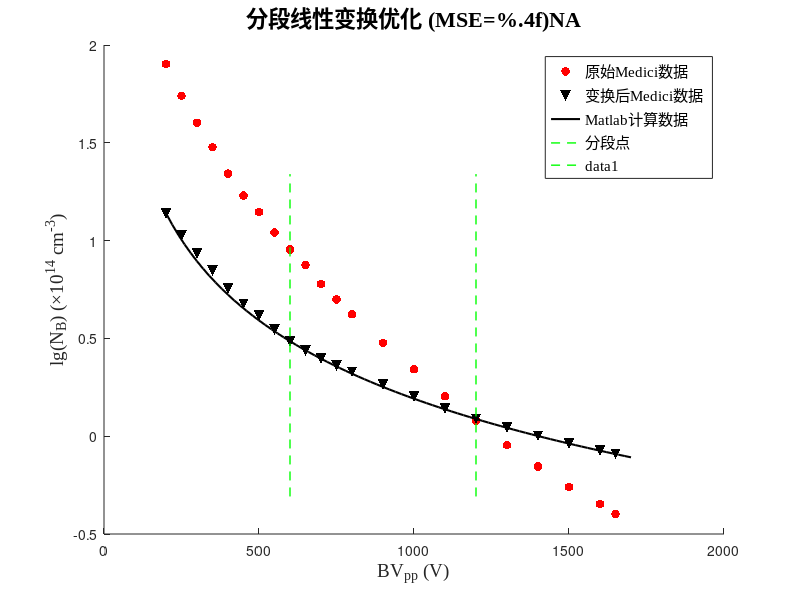
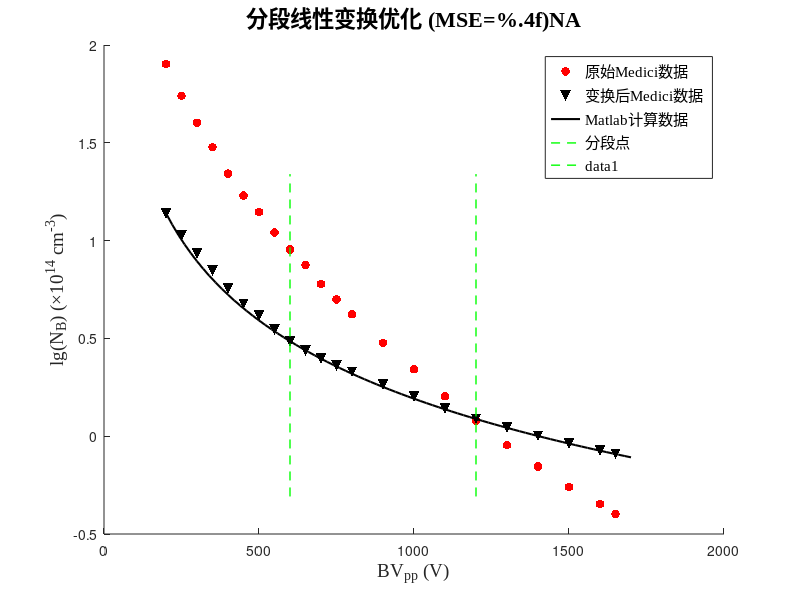
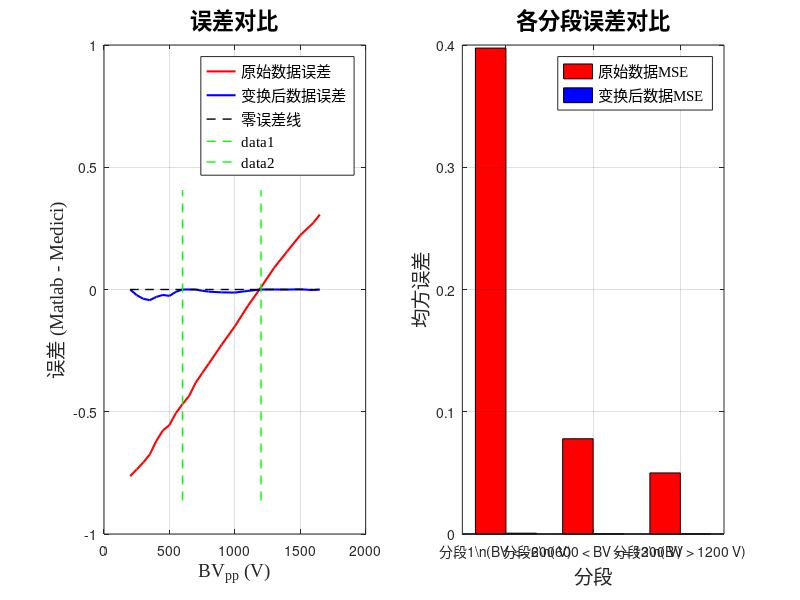

The MATLAB source for these figures, in order: (Note: this script raises an error after producing the figures.)
% 实现分段线性变换非均匀拉伸方法

%% 常量定义
global a_n b_n a_p b_p q eps0 eps_r eps_s;
a_n = 7.03e5;        % cm^-1
b_n = 1.231e6;       % V/cm
a_p = 1.582e6;       % cm^-1
b_p = 2.036e6;       % V/cm
q = 1.602e-19;       % C
eps0 = 8.854e-14;    % F/cm
eps_r = 11.7;
eps_s = eps0 * eps_r;

%% 计算电子电离系数
function an = alpha_n(E)
global a_n b_n;
E = max(E, 1e-12);
an = a_n * exp(-b_n ./ E);
end

%% 计算空穴电离系数
function ap = alpha_p(E)
global a_p b_p;
E = max(E, 1e-12);
ap = a_p * exp(-b_p ./ E);
end

%% 计算电离积分
function I = ionization_integral_for_W(W_cm, BV, grid_points)
x = linspace(0, W_cm, grid_points)';
E = 2.0 * BV * (W_cm - x) / (W_cm^2);
an = alpha_n(E);
an = an(:);
diff = an - alpha_p(E);
diff = diff(:);
S = cumtrapz(x, diff);
S = S(:);
if length(S) < length(x)
    S = [0; S];
end
S = S(1:length(an));
integrand = an .* exp(-S);
I = trapz(x, integrand);
end

%% 求解给定BV下的W
function W = solve_W_for_BV(BV, Wmin_cm, Wmax_cm, grid_points)
f = @(W) ionization_integral_for_W(W, BV, grid_points) - 1.0;
W = fzero(f, [Wmin_cm, Wmax_cm]);
end

%% 计算所有BV对应的W和N
function [BV, W_cm, N] = compute_all(BV_list, grid_points)
global eps_s q;
W_solutions = [];
N_solutions = [];

for i = 1:length(BV_list)
    current_BV = BV_list(i);
    W_fulop_um = 0.0257 * (current_BV^(7.0/6.0));
    W_guess_cm = W_fulop_um * 1e-4;
    Wmin = max(1e-6, W_guess_cm * 0.2);
        Wmax = max(Wmin*10, W_guess_cm * 4.0);
        
        try
            W = solve_W_for_BV(current_BV, Wmin, Wmax, grid_points);
        catch
            W = solve_W_for_BV(current_BV, Wmin*0.05, Wmax*20, grid_points);
        end
        
        N_val = 2.0 * eps_s * current_BV / (q * W^2);
        W_solutions = [W_solutions, W];
        N_solutions = [N_solutions, N_val];
    end
    
    BV = BV_list;
    W_cm = W_solutions;
    N = N_solutions;
end

%% 主函数
% 计算数据
grid_points = 20000;
BV_list = linspace(200, 1700, 76);
[BV_matlab, W_cm, N] = compute_all(BV_list, grid_points);
N_matlab = N / 1e14;  % 转换为×10^14 cm^-3

% 计算lgN值
lgN_matlab = log10(N_matlab);

%% 模拟Medici数据
BV_medici = [200, 250, 300, 350, 400, 450, 500, 550, 600, 650, 700, 750, 800, 900, 1000, 1100, 1200, 1300, 1400, 1500, 1600, 1650];
N_medici = [80, 55, 40, 30, 22, 17, 14, 11, 9, 7.5, 6, 5, 4.2, 3, 2.2, 1.6, 1.2, 0.9, 0.7, 0.55, 0.45, 0.4];

% 计算lgN值
lgN_medici_original = log10(N_medici);

% 创建输出目录
plot_dir = 'd:\micro_courseDesign\plot';
if ~exist(plot_dir, 'dir')
    mkdir(plot_dir);
end

%% 分段线性变换非均匀拉伸方法
fprintf('=== 分段线性变换非均匀拉伸方法 ===\n');

% 定义分段点（将BV范围分为3个区间）
break_points = [600, 1200];  % BV值的分段点

% 对Medici数据进行分段
segment1_idx = find(BV_medici <= break_points(1));
segment2_idx = find(BV_medici > break_points(1) & BV_medici <= break_points(2));
segment3_idx = find(BV_medici > break_points(2));

% 对每个分段计算Matlab数据和Medici数据的范围
% 对Matlab数据进行插值，使其与Medici数据在相同的BV点上
lgN_matlab_interp = interp1(BV_matlab, lgN_matlab, BV_medici, 'linear');

% 计算每个分段的范围
seg1_matlab_min = min(lgN_matlab_interp(segment1_idx));
seg1_matlab_max = max(lgN_matlab_interp(segment1_idx));
seg1_medici_min = min(lgN_medici_original(segment1_idx));
seg1_medici_max = max(lgN_medici_original(segment1_idx));

seg2_matlab_min = min(lgN_matlab_interp(segment2_idx));
seg2_matlab_max = max(lgN_matlab_interp(segment2_idx));
seg2_medici_min = min(lgN_medici_original(segment2_idx));
seg2_medici_max = max(lgN_medici_original(segment2_idx));

seg3_matlab_min = min(lgN_matlab_interp(segment3_idx));
seg3_matlab_max = max(lgN_matlab_interp(segment3_idx));
seg3_medici_min = min(lgN_medici_original(segment3_idx));
seg3_medici_max = max(lgN_medici_original(segment3_idx));

% 对每个分段进行线性拉伸
lgN_medici_piecewise = zeros(size(lgN_medici_original));

% 分段1: BV <= 600 V
if ~isempty(segment1_idx)
    seg1_scale = (seg1_matlab_max - seg1_matlab_min) / (seg1_medici_max - seg1_medici_min);
    lgN_medici_piecewise(segment1_idx) = (lgN_medici_original(segment1_idx) - seg1_medici_min) * seg1_scale + seg1_matlab_min;
    fprintf('分段1 (BV <= 600 V): 拉伸系数 = %.4f\n', seg1_scale);
end

% 分段2: 600 < BV <= 1200 V
if ~isempty(segment2_idx)
    seg2_scale = (seg2_matlab_max - seg2_matlab_min) / (seg2_medici_max - seg2_medici_min);
    lgN_medici_piecewise(segment2_idx) = (lgN_medici_original(segment2_idx) - seg2_medici_min) * seg2_scale + seg2_matlab_min;
    fprintf('分段2 (600 < BV <= 1200 V): 拉伸系数 = %.4f\n', seg2_scale);
end

% 分段3: BV > 1200 V
if ~isempty(segment3_idx)
    seg3_scale = (seg3_matlab_max - seg3_matlab_min) / (seg3_medici_max - seg3_medici_min);
    lgN_medici_piecewise(segment3_idx) = (lgN_medici_original(segment3_idx) - seg3_medici_min) * seg3_scale + seg3_matlab_min;
    fprintf('分段3 (BV > 1200 V): 拉伸系数 = %.4f\n', seg3_scale);
end

% 计算均方误差
lgN_medici_interp = interp1(BV_medici, lgN_medici_piecewise, BV_matlab, 'linear');
mse = mean((lgN_matlab - lgN_medici_interp).^2);
fprintf('\n分段线性变换均方误差: %.4f\n', mse);

% 绘制结果
figure('Position', [100, 100, 800, 600], 'Color', 'white');
ax = axes;
set(ax, 'YScale', 'linear');
set(ax, 'Box', 'on');
set(ax, 'XGrid', 'off');
set(ax, 'YGrid', 'off');
set(ax, 'LineWidth', 1);
set(ax, 'FontSize', 12);
set(ax, 'FontName', 'Times New Roman');

lgN_min = min([lgN_matlab, lgN_medici_piecewise]);
lgN_max = max([lgN_matlab, lgN_medici_piecewise]);
y_ticks = linspace(floor(lgN_min), ceil(lgN_max), 6);
set(ax, 'YTick', y_ticks);
set(ax, 'YLim', [floor(lgN_min) - 0.1, ceil(lgN_max) + 0.1]);
set(ax, 'XLim', [200, 1700]);

% 绘制原始数据和变换后的数据
scatter(BV_medici, lgN_medici_original, 40, 'r', 'o', 'filled', 'DisplayName', '原始Medici数据');
hold on;
scatter(BV_medici, lgN_medici_piecewise, 60, 'k', 'v', 'filled', 'DisplayName', '变换后Medici数据');
plot(BV_matlab, lgN_matlab, 'k-', 'LineWidth', 1.5, 'DisplayName', 'Matlab计算数据');

% 绘制分段线
plot([break_points(1), break_points(1)], [lgN_min - 0.2, lgN_max + 0.2], 'g--', 'LineWidth', 1, 'DisplayName', '分段点');
plot([break_points(2), break_points(2)], [lgN_min - 0.2, lgN_max + 0.2], 'g--', 'LineWidth', 1);

hold off;

xlabel('BV_{pp} (V)', 'FontSize', 14, 'FontName', 'Times New Roman');
ylabel('lg(N_B) (×10^{14} cm^{-3})', 'FontSize', 14, 'FontName', 'Times New Roman');
title(['分段线性变换优化 (MSE=%.4f)' sprintf('%.4f', mse)], 'FontSize', 16, 'FontName', 'Times New Roman');
legend('Location', 'northeast', 'FontSize', 11, 'FontName', 'Times New Roman');

% 保存结果
print(gcf, fullfile(plot_dir, 'lg_piecewise_transform.png'), '-dpng', '-r300');
print(gcf, fullfile(plot_dir, 'lg_piecewise_transform.jpg'), '-djpeg', '-r300');

fprintf('\n分段线性变换优化结果已保存到: %s\n', plot_dir);
fprintf('  - lg_piecewise_transform.png\n');
fprintf('  - lg_piecewise_transform.jpg\n');

% 绘制分段误差分析
figure('Position', [100, 100, 800, 400], 'Color', 'white');

% 计算原始数据和变换后数据的误差
original_error = lgN_matlab_interp - lgN_medici_original;
transformed_error = lgN_matlab_interp - lgN_medici_piecewise;

subplot(1, 2, 1);
plot(BV_medici, original_error, 'r-', 'LineWidth', 1.5, 'DisplayName', '原始数据误差');
hold on;
plot(BV_medici, transformed_error, 'b-', 'LineWidth', 1.5, 'DisplayName', '变换后数据误差');
plot(BV_medici, zeros(size(BV_medici)), 'k--', 'LineWidth', 1, 'DisplayName', '零误差线');
plot([break_points(1), break_points(1)], [min([original_error, transformed_error])-0.1, max([original_error, transformed_error])+0.1], 'g--', 'LineWidth', 1);
plot([break_points(2), break_points(2)], [min([original_error, transformed_error])-0.1, max([original_error, transformed_error])+0.1], 'g--', 'LineWidth', 1);
hold off;
xlabel('BV_{pp} (V)', 'FontSize', 14, 'FontName', 'Times New Roman');
ylabel('误差 (Matlab - Medici)', 'FontSize', 14, 'FontName', 'Times New Roman');
title('误差对比', 'FontSize', 16, 'FontName', 'Times New Roman');
legend('Location', 'northeast', 'FontSize', 11, 'FontName', 'Times New Roman');
grid on;

subplot(1, 2, 2);
bar_width = 0.35;
x_pos = 1:3;
original_mse = [mean(original_error(segment1_idx).^2), mean(original_error(segment2_idx).^2), mean(original_error(segment3_idx).^2)];
transformed_mse = [mean(transformed_error(segment1_idx).^2), mean(transformed_error(segment2_idx).^2), mean(transformed_error(segment3_idx).^2)];

bar(x_pos - bar_width/2, original_mse, bar_width, 'r', 'DisplayName', '原始数据MSE');
hold on;
bar(x_pos + bar_width/2, transformed_mse, bar_width, 'b', 'DisplayName', '变换后数据MSE');
hold off;
set(gca, 'XTick', x_pos);
set(gca, 'XTickLabel', {'分段1\n(BV <= 600 V)', '分段2\n(600 < BV <= 1200 V)', '分段3\n(BV > 1200 V)'});
xlabel('分段', 'FontSize', 14, 'FontName', 'Times New Roman');
ylabel('均方误差', 'FontSize', 14, 'FontName', 'Times New Roman');
title('各分段误差对比', 'FontSize', 16, 'FontName', 'Times New Roman');
legend('Location', 'northeast', 'FontSize', 11, 'FontName', 'Times New Roman');
grid on;

% 调整子图布局
tightlayout;

print(gcf, fullfile(plot_dir, 'piecewise_transform_analysis.png'), '-dpng', '-r300');
print(gcf, fullfile(plot_dir, 'piecewise_transform_analysis.jpg'), '-djpeg', '-r300');

fprintf('\n分析结果已保存到: %s\n', plot_dir);
fprintf('  - piecewise_transform_analysis.png\n');
fprintf('  - piecewise_transform_analysis.jpg\n');

% 返回最佳变换结果
best_lgN_medici = lgN_medici_piecewise;

fprintf('\n=== 分段线性变换优化完成 ===\n');
fprintf('分段点: %.0f V 和 %.0f V\n', break_points(1), break_points(2));
fprintf('总体均方误差: %.4f\n', mse);
